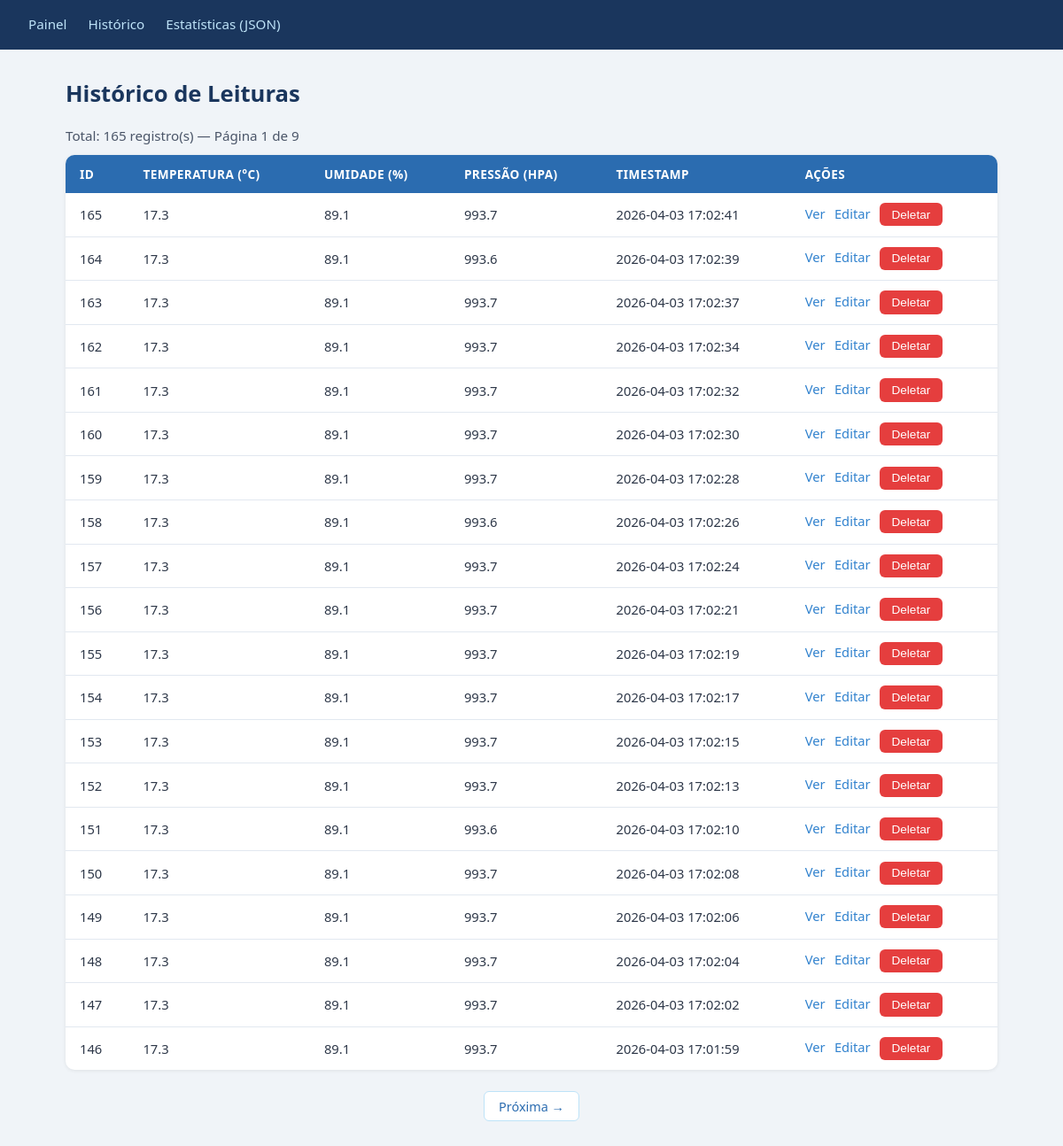
/leituras, run on the app's committed database.
### tables this page shows
CREATE TABLE leituras (
    id INTEGER PRIMARY KEY AUTOINCREMENT,
    temperatura REAL NOT NULL,
    umidade REAL NOT NULL,
    pressao REAL,
    timestamp DATETIME DEFAULT (datetime('now','localtime'))
, distancia REAL);

### app.py (the view, shortened to what this page needs)
@app.route("/leituras", methods=["GET"])
def listar():
    try:
        limite = int(request.args.get("limite", 20))
        pagina = int(request.args.get("pagina", 1))
    except ValueError:
        abort(400, "Parâmetros de paginação inválidos.")
    limite = max(1, min(limite, 100))
    pagina = max(1, pagina)
    offset = (pagina - 1) * limite
    conn = get_db_connection()
    try:
        total = conn.execute("SELECT COUNT(*) FROM leituras").fetchone()[0]
        rows = conn.execute(
            "SELECT * FROM leituras ORDER BY timestamp DESC LIMIT ? OFFSET ?",
            (limite, offset),
        ).fetchall()
    finally:
        conn.close()
    leituras = [dict(r) for r in rows]
    paginas = (total + limite - 1) // limite
    return render_template(
        "historico.html",
        leituras=leituras,
        pagina=pagina,
        paginas=paginas,
        limite=limite,
        total=total,
    )

### app.py (called while the page is built)
def _quer_json():
    return (
        request.args.get("formato") == "json"
        or request.accept_mimetypes.best == "application/json"
    )

### database.py (called while the page is built)
def get_db_connection():
    conn = sqlite3.connect(DB_PATH, timeout=10)
    conn.execute("PRAGMA journal_mode=WAL")
    conn.execute("PRAGMA busy_timeout=5000")  # espera até 5s antes de lançar OperationalError
    conn.row_factory = sqlite3.Row
    return conn

### templates/historico.html (shortened to what this page needs)
{% extends "base.html" %}
{% block content %}
<h1>Histórico de Leituras</h1>
<p>Total: {{ total }} registro(s) &mdash; Página {{ pagina }} de {{ paginas }}</p>
{% if leituras %}
<table>
  <thead>
    <tr>
      <th>ID</th>
      <th>Temperatura (°C)</th>
      <th>Umidade (%)</th>
      <th>Pressão (hPa)</th>
      <th>Timestamp</th>
      <th>Ações</th>
    </tr>
  </thead>
  <tbody>
    {% for l in leituras %}
    <tr>
      <td>{{ l.id }}</td>
      <td>{{ l.temperatura }}</td>
      <td>{{ l.umidade }}</td>
      <td>{{ l.pressao if l.pressao is not none else '—' }}</td>
      <td>{{ l.timestamp }}</td>
      <td>
        <a href="/leituras/{{ l.id }}">Ver</a>
        <a href="/leituras/{{ l.id }}/editar">Editar</a>
        <button data-id="{{ l.id }}" onclick="deletar(this.dataset.id)">Deletar</button>
      </td>
    </tr>
    {% endfor %}
  </tbody>
</table>
<div class="paginacao">
  {% if pagina < paginas %}
    <a href="/leituras?pagina={{ pagina + 1 }}&limite={{ limite }}">Próxima &#8594;</a>
  {% endif %}
</div>
{% else %}
  <p>Nenhuma leitura registrada ainda.</p>
{% endif %}
{% endblock %}

### static/css/style.css (style rules this page uses)
*, *::before, *::after { box-sizing: border-box; margin: 0; padding: 0; }
body { font-family: 'Segoe UI', system-ui, sans-serif; background: #f0f4f8; color: #2d3748; min-height: 100vh; }
h1 { font-size: 1.6rem; font-weight: 700; color: #1a365d; margin-bottom: 1.25rem; }
button { background: #3182ce; color: #fff; border: none; border-radius: 6px; padding: 0.35rem 0.85rem; font-size: 0.85rem; cursor: pointer; transition: background 0.2s; }
button[onclick*="deletar"] { background: #e53e3e; }
table { width: 100%; border-collapse: collapse; background: #fff; border-radius: 10px; overflow: hidden; box-shadow: 0 1px 4px rgba(0,0,0,0.08); font-size: 0.92rem; }
thead { background: #2b6cb0; color: #fff; }
thead th { padding: 0.75rem 1rem; text-align: left; font-weight: 600; font-size: 0.85rem; text-transform: uppercase; letter-spacing: 0.03em; }
tbody tr { border-bottom: 1px solid #e2e8f0; transition: background 0.15s; }
tbody tr:last-child { border-bottom: none; }
tbody td { padding: 0.7rem 1rem; vertical-align: middle; }
tbody td a { color: #3182ce; text-decoration: none; font-weight: 500; margin-right: 0.4rem; }
.paginacao { display: flex; gap: 0.75rem; justify-content: center; margin-top: 1.5rem; }
.paginacao a { background: #fff; color: #2b6cb0; border: 1px solid #bee3f8; border-radius: 6px; padding: 0.4rem 1rem; text-decoration: none; font-size: 0.9rem; transition: background 0.2s, color 0.2s; }
p { margin: 0.75rem 0; font-size: 0.95rem; color: #4a5568; }

### data on the page
leituras: id "165", temperatura "17.3", umidade "89.1", pressao "993.7", timestamp "2026-04-03 17:02:41"
leituras: id "164", temperatura "17.3", umidade "89.1", pressao "993.6", timestamp "2026-04-03 17:02:39"
leituras: id "163", temperatura "17.3", umidade "89.1", pressao "993.7", timestamp "2026-04-03 17:02:37"
leituras: id "162", temperatura "17.3", umidade "89.1", pressao "993.7", timestamp "2026-04-03 17:02:34"
leituras: id "161", temperatura "17.3", umidade "89.1", pressao "993.7", timestamp "2026-04-03 17:02:32"
leituras: id "160", temperatura "17.3", umidade "89.1", pressao "993.7", timestamp "2026-04-03 17:02:30"
leituras: id "159", temperatura "17.3", umidade "89.1", pressao "993.7", timestamp "2026-04-03 17:02:28"
leituras: id "158", temperatura "17.3", umidade "89.1", pressao "993.6", timestamp "2026-04-03 17:02:26"
leituras: id "157", temperatura "17.3", umidade "89.1", pressao "993.7", timestamp "2026-04-03 17:02:24"
leituras: id "156", temperatura "17.3", umidade "89.1", pressao "993.7", timestamp "2026-04-03 17:02:21"
leituras: id "155", temperatura "17.3", umidade "89.1", pressao "993.7", timestamp "2026-04-03 17:02:19"
leituras: id "154", temperatura "17.3", umidade "89.1", pressao "993.7", timestamp "2026-04-03 17:02:17"
leituras: id "153", temperatura "17.3", umidade "89.1", pressao "993.7", timestamp "2026-04-03 17:02:15"
leituras: id "152", temperatura "17.3", umidade "89.1", pressao "993.7", timestamp "2026-04-03 17:02:13"
leituras: id "151", temperatura "17.3", umidade "89.1", pressao "993.6", timestamp "2026-04-03 17:02:10"
leituras: id "150", temperatura "17.3", umidade "89.1", pressao "993.7", timestamp "2026-04-03 17:02:08"
leituras: id "149", temperatura "17.3", umidade "89.1", pressao "993.7", timestamp "2026-04-03 17:02:06"
leituras: id "148", temperatura "17.3", umidade "89.1", pressao "993.7", timestamp "2026-04-03 17:02:04"
leituras: id "147", temperatura "17.3", umidade "89.1", pressao "993.7", timestamp "2026-04-03 17:02:02"
leituras: id "146", temperatura "17.3", umidade "89.1", pressao "993.7", timestamp "2026-04-03 17:01:59"

### other printed values
{{ total }} "165"
{{ pagina }} "1"
{{ paginas }} "9"
